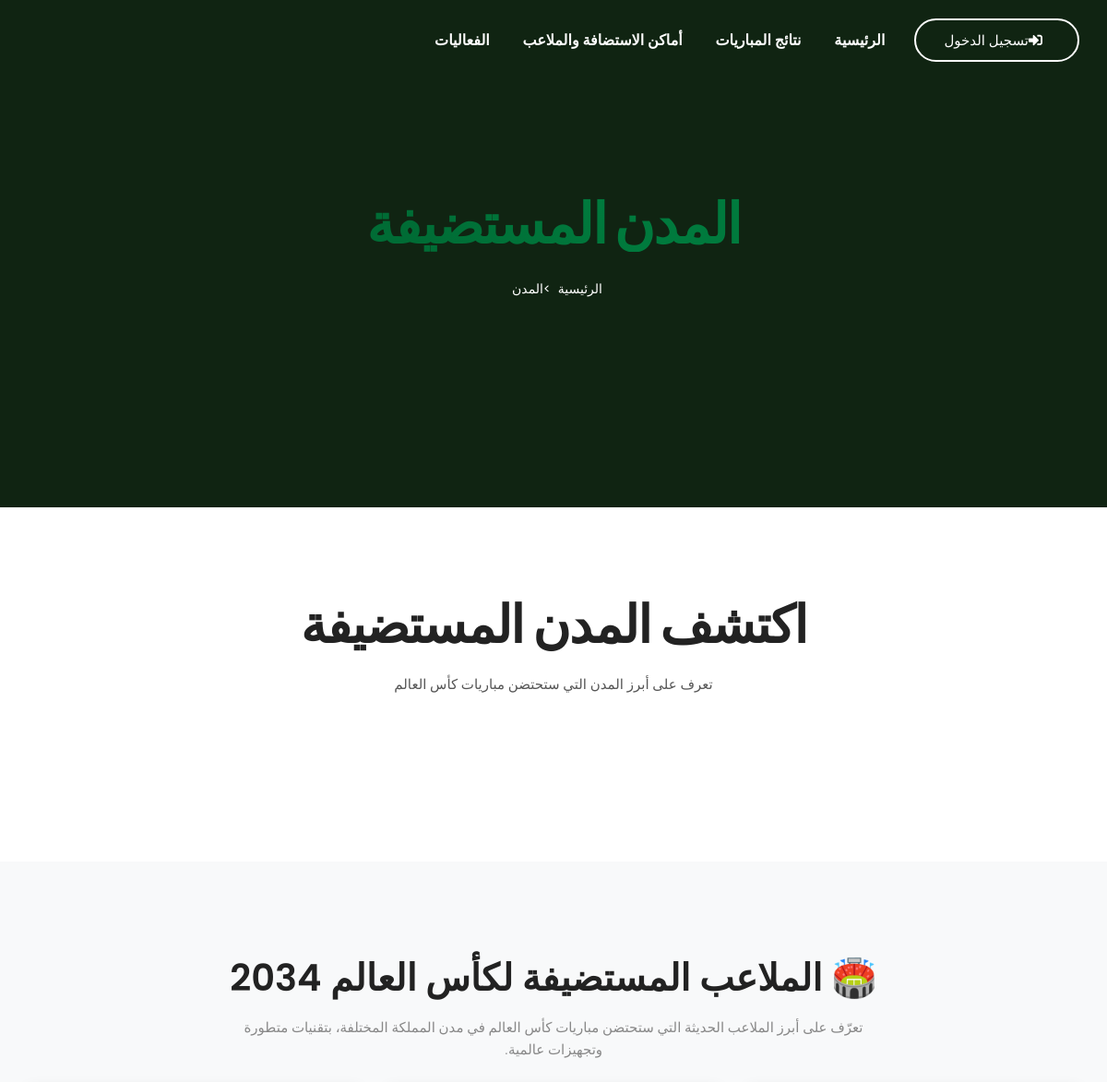
Page /for/services.php (upper part) on the earlier database version.
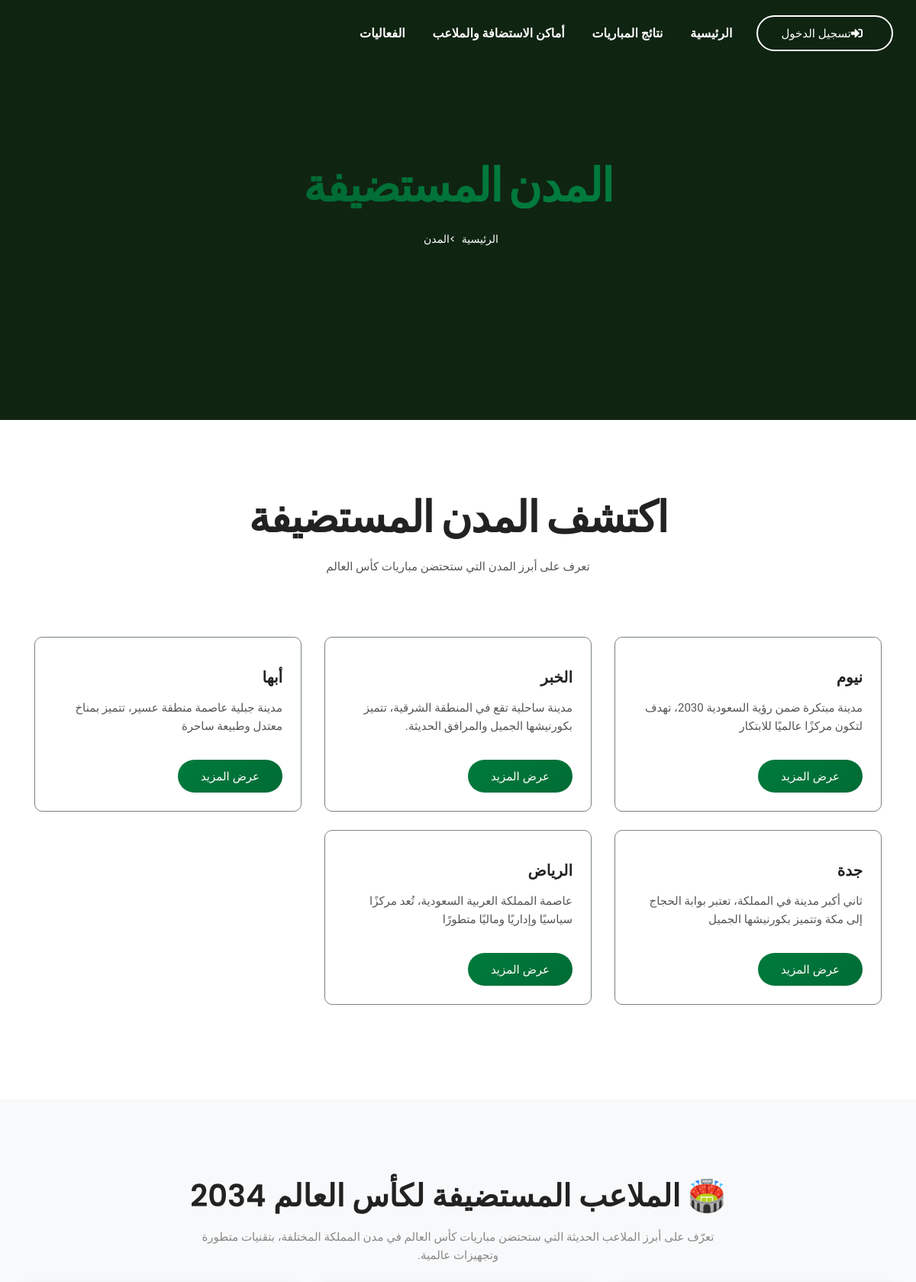
Same page on the later database version.
### tables this page shows
CREATE TABLE `city` (
  `id` int(11) NOT NULL,
  `city_title` varchar(500) NOT NULL,
  `city_desc` varchar(1000) NOT NULL,
  `city_detail` text NOT NULL,
  `ufile` varchar(1000) NOT NULL,
  `upadated_at` timestamp NOT NULL DEFAULT current_timestamp() ON UPDATE current_timestamp()
);

### for/services.php (the view, shortened to what this page needs)
<?php include "header.php"; ?>
<section class="section breadcrumb-area d-flex align-items-center" style="direction: rtl; text-align: right; background: rgb(16 36 18);">
    <div class="container">
        <div class="row">
            <div class="col-12">
                <div class="breadcrumb-content text-center">
                    <h2 class="text-white text-uppercase mb-3">المدن المستضيفة</h2>
                    <ol class="breadcrumb d-flex justify-content-center">
                        <li class="breadcrumb-item"><a class="text-uppercase text-white" href="index.php">الرئيسية</a></li>
                        <li class="breadcrumb-item text-white active">المدن</li>
                    </ol>
                </div>
            </div>
        </div>
    </div>
</section>
<section id="city" class="section city-area ptb_100" style="direction: rtl; text-align: right;">
    <div class="shape shape-top">
    </div>
    <div class="container">
        <div class="row justify-content-center">
            <div class="col-12 col-md-10 col-lg-7">
                <div class="section-heading text-center">
                    <h2>اكتشف المدن المستضيفة</h2>
                    <p class="d-none d-sm-block mt-4">تعرف على أبرز المدن التي ستحتضن مباريات كأس العالم</p>
                </div>
            </div>
        </div>
        <div class="row justify-content-center">
            <?php
            $qs = "SELECT * FROM city ORDER BY id DESC";
            $r1 = mysqli_query($con, $qs);
            $total_cities = mysqli_num_rows($r1);
            while ($rod = mysqli_fetch_array($r1)) {
                $id = $rod['id'];
                $cityg = $rod['city_title'];
                $city_desc = $rod['city_desc'];
                echo "
                <div class='col-12 col-md-6 col-lg-4 mb-4'>
                    <div class='single-city p-4 h-100' style='border: solid 1px #788282; background-color: #fff; border-radius: 10px;'>
                        <h3 class='my-3'>$cityg</h3>
                        <p class='mb-3'>$city_desc</p>
                        <a class='city-btn mt-3 btn btn-primary' href='citydetail.php?id=$id'>عرض المزيد</a>
                    </div>
                </div>
                ";
            }
            if($total_cities % 3 != 0) {
                $remaining = 3 - ($total_cities % 3);
                for($i = 0; $i < $remaining; $i++) {
                    echo '<div class="col-12 col-md-6 col-lg-4 mb-4 d-lg-flex d-none"></div>';
                }
            }
            ?>
        </div>
    </div>
    <div class="shape shape-bottom">
    </div>
</section>
<section class="section ptb_100 bg-light" id="stadiums">
    <div class="container">
        <div class="row justify-content-center text-center">
            <div class="col-lg-8">
                <h2 class="mb-3">🏟️ الملاعب المستضيفة لكأس العالم 2034</h2>
                <p class="text-muted">
                    تعرّف على أبرز الملاعب الحديثة التي ستحتضن مباريات كأس العالم في مدن المملكة المختلفة، بتقنيات متطورة وتجهيزات عالمية.
                </p>
            </div>
        </div>
        </div>
</section>
<?php include "footer.php"; ?>

Differences in the rows shown:
added city: city_title "نيوم", city_desc "مدينة مبتكرة ضمن رؤية السعودية 2030، تهدف لتكون مركزًا عالميًا للابتكار"
added city: city_title "الخبر", city_desc "مدينة ساحلية تقع في المنطقة الشرقية، تتميز بكورنيشها الجميل والمرافق الحديثة."
added city: city_title "أبها", city_desc "مدينة جبلية عاصمة منطقة عسير، تتميز بمناخ معتدل وطبيعة ساحرة"
added city: city_title "جدة", city_desc "ثاني أكبر مدينة في المملكة، تعتبر بوابة الحجاج إلى مكة وتتميز بكورنيشها الجميل"
added city: city_title "الرياض", city_desc "عاصمة المملكة العربية السعودية، تُعد مركزًا سياسيًا وإداريًا وماليًا متطورًا"
